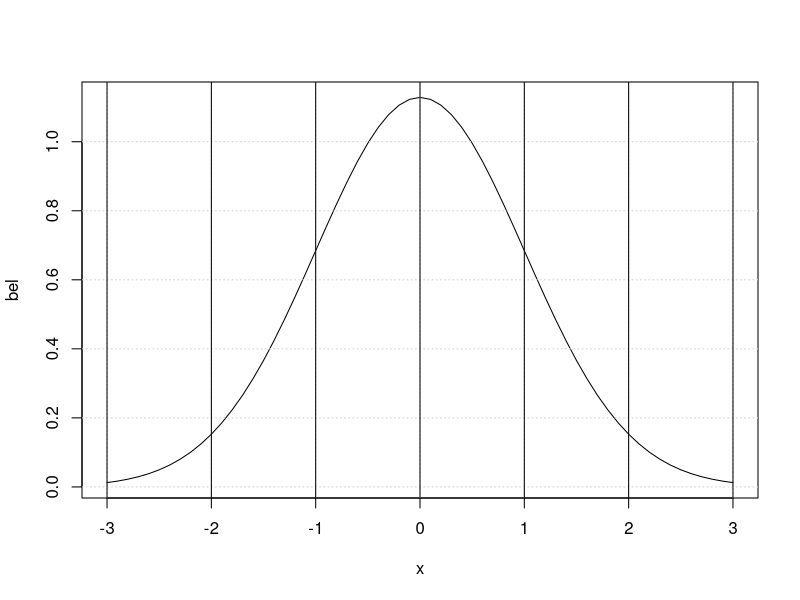
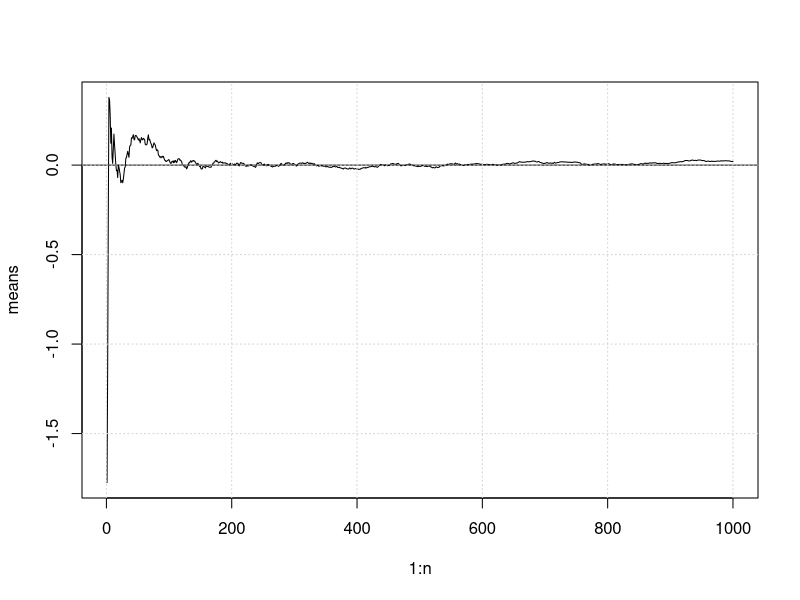
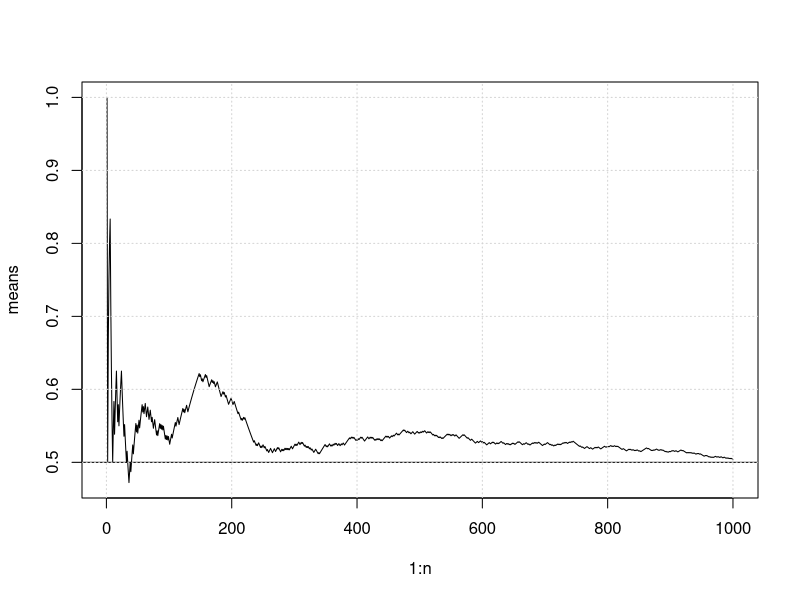
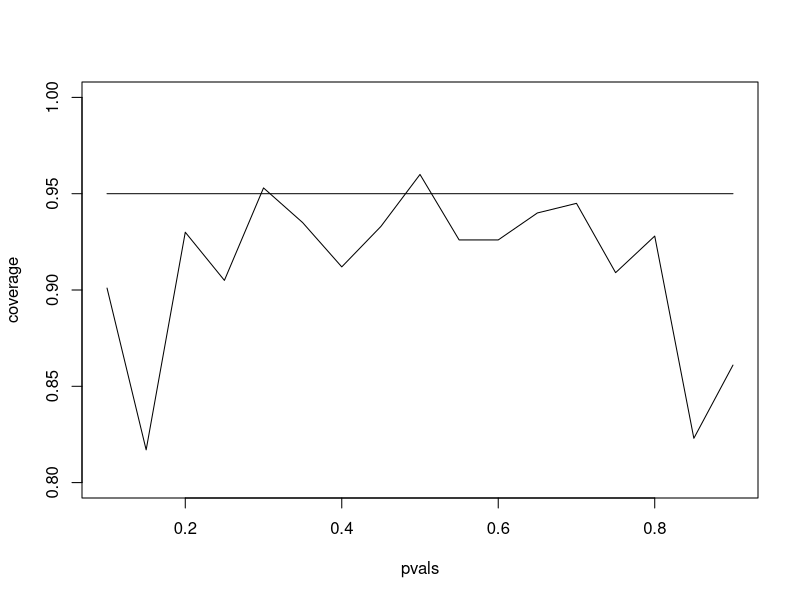
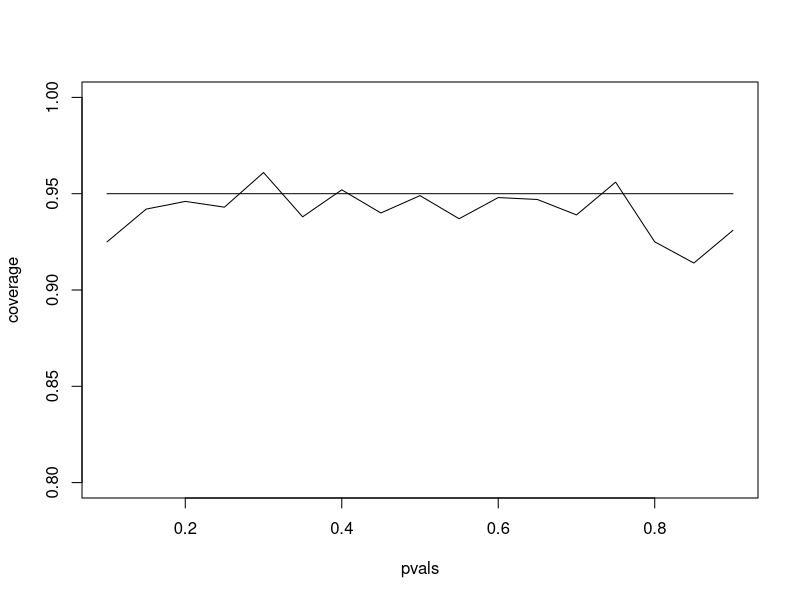
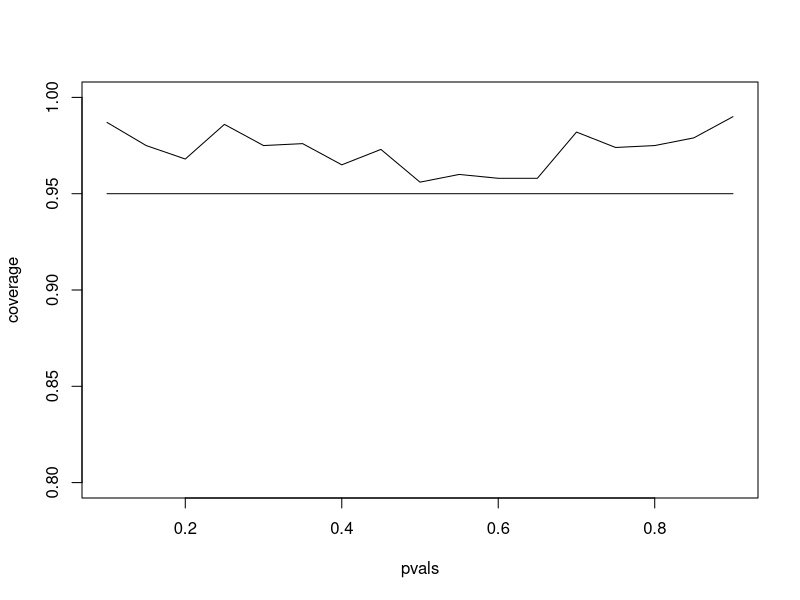
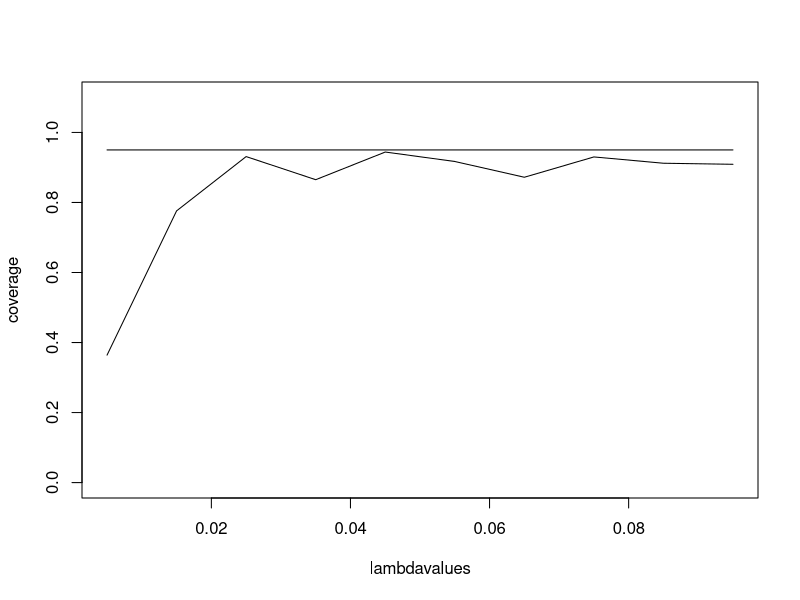
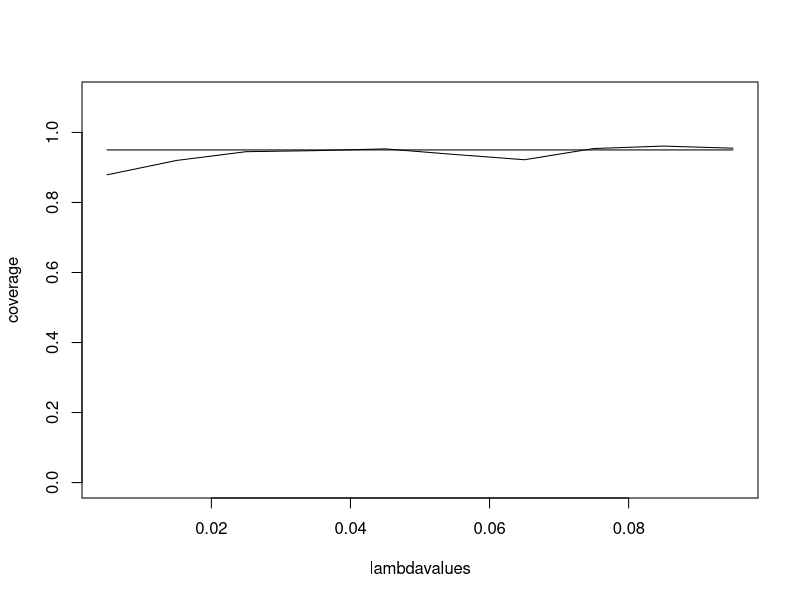

R code for these plots, in order:
## ---- chunk 1
knitr::opts_chunk$set(echo = TRUE)
## ---- chunk 2
x <- seq(-3,3,by=0.1)
bel <- 2*pi^(-1/2)*exp(-x^2/2)
plot(x,bel, type = "l")
grid()
abline(v=c(-3,-2,-1,0,1,2,3))
## ---- chunk 3
1-pnorm(1160,1020,50)
# or pnorm(1160,1020,50, lower.tail=FALSE)
1-pnorm(2.8)
## ---- chunk 4
qnorm(0.75,1020,50)
## ---- chunk 5
ppois(3, lambda = 2.5*4)
## ---- chunk 6
pbinom(2, size = 500, prob = 0.01)
## ---- chunk 7
ppois(2, lambda = 500*0.01)
## ---- chunk 8
n <- 1000
means <- cumsum(rnorm(n))/(1:n)
plot(1:n,means, type="l")
abline(h=0)
grid()
## ---- chunk 9
means <- cumsum(sample(0:1,n,replace = TRUE))/(1:n) 
plot(1:n,means, type="l")
abline(h=0.5)
grid()
## ---- chunk 10
round(1/sqrt(10^(1:6)),3)
## ---- chunk 11
0.56 + c(-1,1)*qnorm(0.975)*sqrt(0.56*0.44/100)
## ---- chunk 12
binom.test(56,100)$conf.int
## ---- chunk 13
n <- 20
pvals <- seq(0.1,0.9,by=0.05)
nosim <- 1000
coverage <- sapply(pvals, function(p) {
  phats <- rbinom(nosim, prob = p,size = n)/n
  ll <- phats-qnorm(0.975)*sqrt(phats*(1-phats)/n)
  ul <- phats+qnorm(0.975)*sqrt(phats*(1-phats)/n)
  mean(ll<p & ul>p)
})
plot(pvals, coverage, type = "l", ylim=c(0.8,1))
lines(pvals,rep(0.95,length(pvals)))
## ---- chunk 14
n <- 100
pvals <- seq(0.1,0.9,by=0.05)
nosim <- 1000
coverage <- sapply(pvals, function(p) {
  phats <- rbinom(nosim, prob = p,size = n)/n
  ll <- phats-qnorm(0.975)*sqrt(phats*(1-phats)/n)
  ul <- phats+qnorm(0.975)*sqrt(phats*(1-phats)/n)
  mean(ll<p & ul>p)
})
plot(pvals, coverage, type = "l", ylim=c(0.8,1))
lines(pvals,rep(0.95,length(pvals)))
## ---- chunk 15
n <- 20
pvals <- seq(0.1,0.9,by=0.05)
nosim <- 1000
coverage <- sapply(pvals, function(p) {
  phats <- (rbinom(nosim, prob = p,size = n)+2)/(n+4)
  ll <- phats-qnorm(0.975)*sqrt(phats*(1-phats)/n)
  ul <- phats+qnorm(0.975)*sqrt(phats*(1-phats)/n)
  mean(ll<p & ul>p)
})
plot(pvals, coverage, type = "l", ylim=c(0.8,1))
lines(pvals,rep(0.95,length(pvals)))
## ---- chunk 16
x <- 5
t <- 94.32
lambda <- x/t
round(lambda+c(1,-1)*qnorm(0.975)*sqrt(lambda/t), 3)
## ---- chunk 17
poisson.test(x,T=94.32)$conf
## ---- chunk 18
lambdavalues <- seq(0.005,0.1,by=0.01)
nosim <- 1000
t <- 100
coverage <- sapply(lambdavalues, function(lambda){
  lhats <- rpois(nosim,lambda=lambda*t)/t
  ll <- lhats-qnorm(0.975)*sqrt(lhats/t)
  ul <- lhats+qnorm(0.975)*sqrt(lhats/t)
  mean(ll< lambda & ul > lambda)
})
plot(lambdavalues, coverage, type = "l", ylim = c(0, 1.1))
lines(lambdavalues,rep(0.95,length(lambdavalues)))
## ---- chunk 19
lambdavalues <- seq(0.005,0.1,by=0.01)
nosim <- 1000
t <- 1000
coverage <- sapply(lambdavalues, function(lambda){
  lhats <- rpois(nosim,lambda=lambda*t)/t
  ll <- lhats-qnorm(0.975)*sqrt(lhats/t)
  ul <- lhats+qnorm(0.975)*sqrt(lhats/t)
  mean(ll< lambda & ul > lambda)
})
plot(lambdavalues, coverage, type = "l", ylim = c(0, 1.1))
lines(lambdavalues,rep(0.95,length(lambdavalues)))
